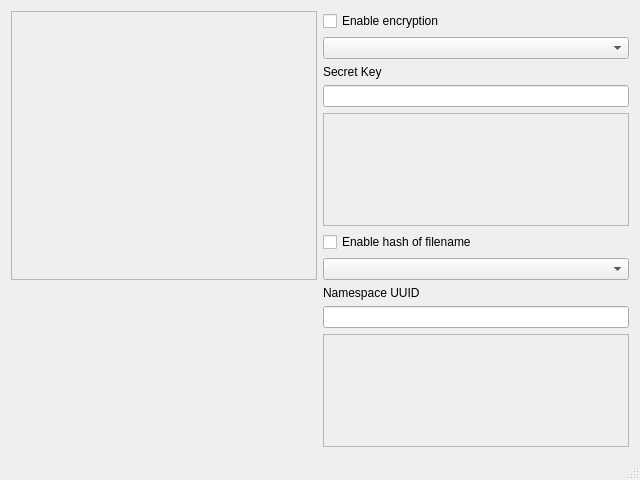
<?xml version="1.0" encoding="UTF-8"?>
<ui version="4.0">
 <class>MainWindow</class>
 <widget class="QMainWindow" name="MainWindow">
  <property name="geometry">
   <rect>
    <x>0</x>
    <y>0</y>
    <width>640</width>
    <height>480</height>
   </rect>
  </property>
  <property name="windowTitle">
   <string>Cute Scrambler</string>
  </property>
  <widget class="QWidget" name="centralWidget">
   <layout class="QGridLayout" name="gridLayout">
    <item row="2" column="1">
     <widget class="QLabel" name="label">
      <property name="sizePolicy">
       <sizepolicy hsizetype="Preferred" vsizetype="Fixed">
        <horstretch>0</horstretch>
        <verstretch>0</verstretch>
       </sizepolicy>
      </property>
      <property name="text">
       <string>Secret Key</string>
      </property>
      <property name="scaledContents">
       <bool>false</bool>
      </property>
      <property name="alignment">
       <set>Qt::AlignLeading|Qt::AlignLeft|Qt::AlignTop</set>
      </property>
     </widget>
    </item>
    <item row="1" column="1">
     <widget class="QComboBox" name="comboBox">
      <property name="currentText">
       <string/>
      </property>
     </widget>
    </item>
    <item row="3" column="1">
     <widget class="QLineEdit" name="lineEdit"/>
    </item>
    <item row="5" column="1">
     <widget class="QCheckBox" name="checkBox_2">
      <property name="text">
       <string>Enable hash of filename</string>
      </property>
     </widget>
    </item>
    <item row="6" column="1">
     <widget class="QComboBox" name="comboBox_2"/>
    </item>
    <item row="7" column="1">
     <widget class="QLabel" name="label_2">
      <property name="sizePolicy">
       <sizepolicy hsizetype="Preferred" vsizetype="Fixed">
        <horstretch>0</horstretch>
        <verstretch>0</verstretch>
       </sizepolicy>
      </property>
      <property name="text">
       <string>Namespace UUID</string>
      </property>
      <property name="alignment">
       <set>Qt::AlignLeading|Qt::AlignLeft|Qt::AlignTop</set>
      </property>
     </widget>
    </item>
    <item row="8" column="1">
     <widget class="QLineEdit" name="lineEdit_2"/>
    </item>
    <item row="0" column="1">
     <widget class="QCheckBox" name="checkBox">
      <property name="text">
       <string>Enable encryption</string>
      </property>
     </widget>
    </item>
    <item row="4" column="1">
     <widget class="QFrame" name="frame">
      <property name="frameShape">
       <enum>QFrame::StyledPanel</enum>
      </property>
      <property name="frameShadow">
       <enum>QFrame::Raised</enum>
      </property>
     </widget>
    </item>
    <item row="9" column="1">
     <widget class="QFrame" name="frame_2">
      <property name="frameShape">
       <enum>QFrame::StyledPanel</enum>
      </property>
      <property name="frameShadow">
       <enum>QFrame::Raised</enum>
      </property>
     </widget>
    </item>
    <item row="0" column="0" rowspan="7">
     <widget class="QScrollArea" name="scrollArea">
      <property name="sizePolicy">
       <sizepolicy hsizetype="Expanding" vsizetype="Expanding">
        <horstretch>0</horstretch>
        <verstretch>0</verstretch>
       </sizepolicy>
      </property>
      <property name="frameShape">
       <enum>QFrame::StyledPanel</enum>
      </property>
      <property name="widgetResizable">
       <bool>true</bool>
      </property>
      <widget class="QWidget" name="scrollAreaWidgetContents">
       <property name="geometry">
        <rect>
         <x>0</x>
         <y>0</y>
         <width>306</width>
         <height>264</height>
        </rect>
       </property>
      </widget>
     </widget>
    </item>
   </layout>
  </widget>
  <widget class="QStatusBar" name="statusBar"/>
 </widget>
 <layoutdefault spacing="6" margin="11"/>
 <resources/>
 <connections/>
</ui>
